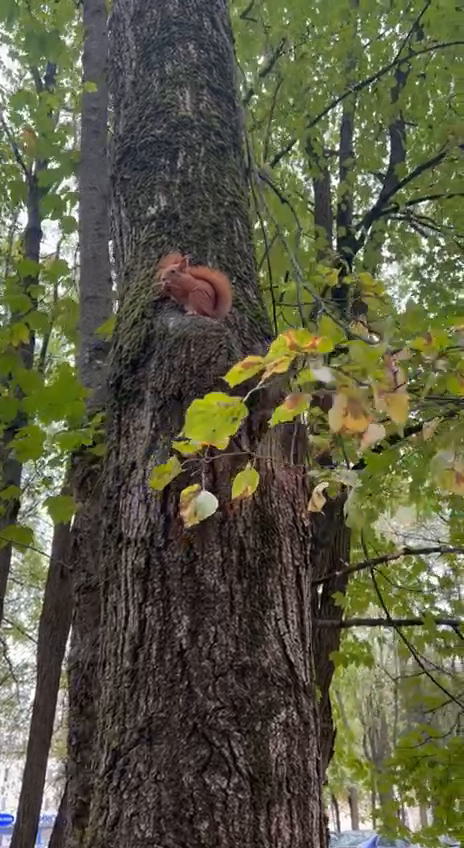
#> input picture frame 28 of Anna_Aleksandrovna/HW_08/squirrel.mp4, 464 x 848 px, given in place of Castle.mp4, which was not available
$ jupyter execute DZ_camera_pose.ipynb   (older library calls are emulated)   (text cells are left out)
#> lines starting #> are read from the running program, lines starting #| are printed output that depends on the picture; pictures that were not available may be replaced by others from this repository, and a replacement may not be noted
[cell 1]
import cv2
import numpy as np
import plotly.graph_objects as go

# [9 lines left out: function extract_features, not called in this run]

def local_contrast_increase(frame):
    clahe = cv2.createCLAHE(clipLimit=5., tileGridSize=(8,8))
    lab = cv2.cvtColor(frame, cv2.COLOR_BGR2LAB)
    l, a, b = cv2.split(lab)
    l2 = clahe.apply(l)
    lab = cv2.merge((l2,a,b))

    return cv2.cvtColor(lab, cv2.COLOR_LAB2BGR)

def get_good_frames(video_path):
    good_frames = []
    last_image = None
    last_image_features = None
    cap = cv2.VideoCapture(video_path)

    while cap.isOpened():
        ret, frame = cap.read()
        if not ret:
            break

        # Изменяем размер кадра
        height, width = frame.shape[:2]
        if width > height:
            new_width = 800
            new_height = int(height * (800 / width))
        else:
            new_height = 800
            new_width = int(width * (800 / height))
        frame_resized = cv2.resize(frame, (new_width, new_height))

        # Преобразуем в оттенки серого
        image_bw = cv2.cvtColor(frame_resized, cv2.COLOR_BGR2GRAY)

        # Проверяем резкость кадра
        if cv2.Laplacian(image_bw, cv2.CV_64F).var() < 200:
            continue

        # Проверяем движение
        if last_image is not None:
            features, status, _ = cv2.calcOpticalFlowPyrLK(last_image, image_bw, last_image_features, None)
            if features is not None and status is not None:
                good_features = features[status == 1]
                good_features2 = last_image_features[status == 1]
                if len(good_features) > 0 and len(good_features2) > 0:
                    distance = np.average(np.abs(good_features2 - good_features))
                    if distance < 10:
                        continue

        good_frames.append(local_contrast_increase(frame))
        last_image = image_bw
        last_image_features = cv2.goodFeaturesToTrack(last_image, 500, 0.01, 10)

    cap.release()

    return good_frames

# [18 lines left out: function match_and_filter_features, not called in this run]

def position_experement(detector, matching, dist_threshold, K, video_path = './position/Castle.mp4'):
    is_first_frame = True
    poses = []
    good_frames = get_good_frames(video_path)
#> in get_good_frames, frame is the input picture: shape (848, 464, 3); mean B, G, R 67.5, 90.4, 90.4
#> in get_good_frames, `image_bw = cv2.cvtColor(frame_resized, cv2.COLOR_BGR2GRAY)`:
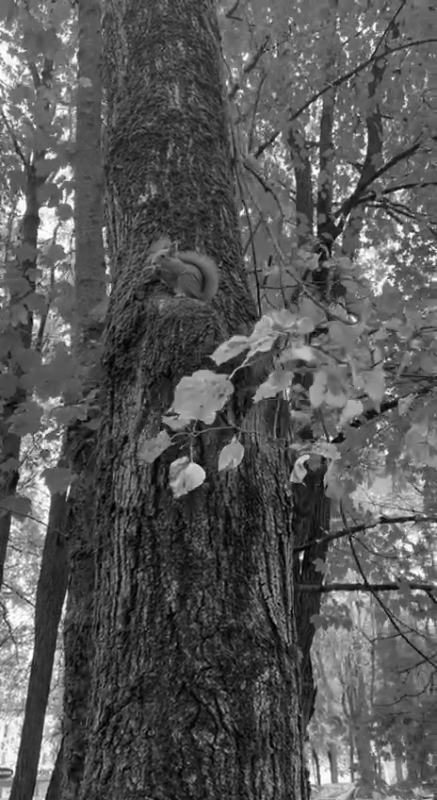
#> image_bw: shape (800, 437); min 0, max 255, mean 87.7
#> in local_contrast_increase, `lab = cv2.cvtColor(frame, cv2.COLOR_BGR2LAB)`: lab: shape (848, 464, 3); mean of channels 0, 1, 2 94.8, 124.6, 140.6
#> in local_contrast_increase, `l, a, b = cv2.split(lab)`:
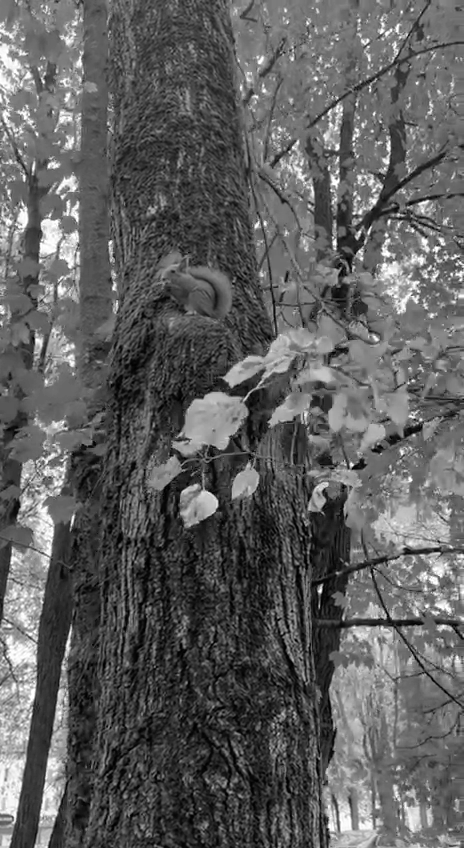
#> l: shape (848, 464); min 0, max 255, mean 94.8
#> in local_contrast_increase, `l, a, b = cv2.split(lab)`:
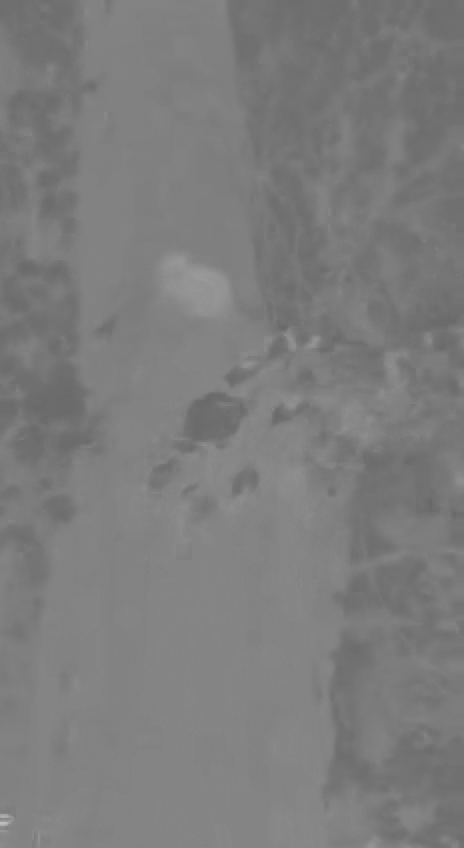
#> a: shape (848, 464); min 104, max 192, mean 124.6
#> in local_contrast_increase, `l, a, b = cv2.split(lab)`:
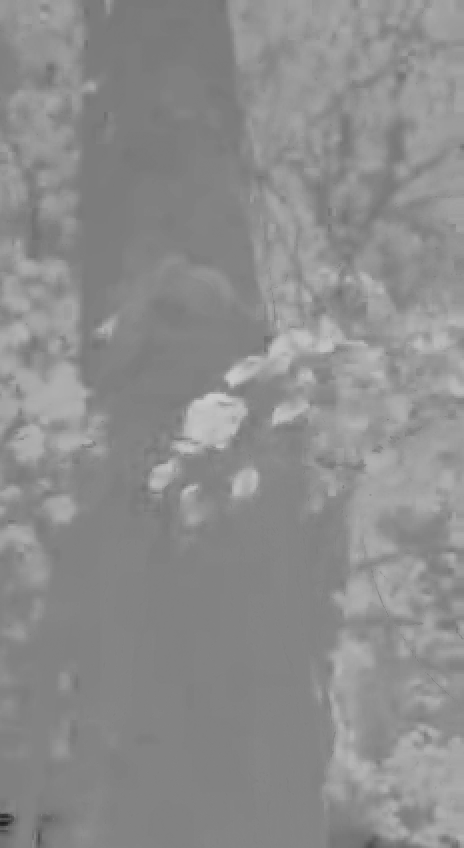
#> b: shape (848, 464); min 30, max 204, mean 140.6
#> in local_contrast_increase, `l2 = clahe.apply(l)`:
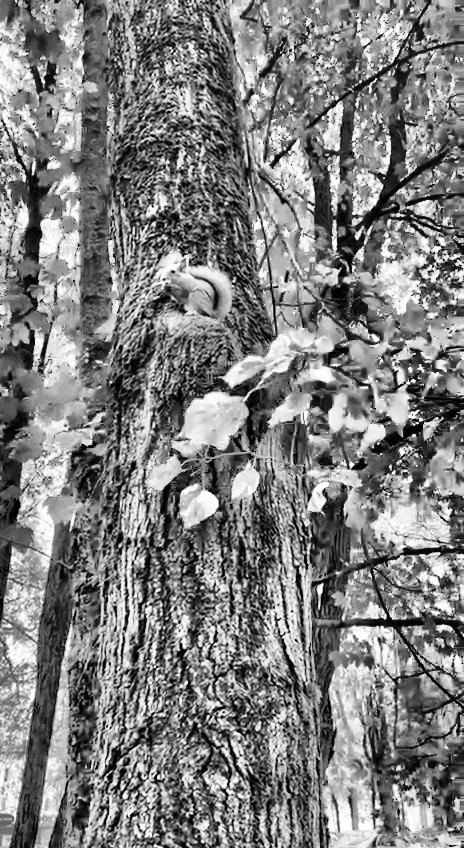
#> l2: shape (848, 464); min 0, max 255, mean 127
#> in local_contrast_increase, `lab = cv2.merge((l2,a,b))`: lab: shape (848, 464, 3); mean of channels 0, 1, 2 127, 124.6, 140.6
#> in local_contrast_increase, `return cv2.cvtColor(lab, cv2.COLOR_LAB2BGR)`:
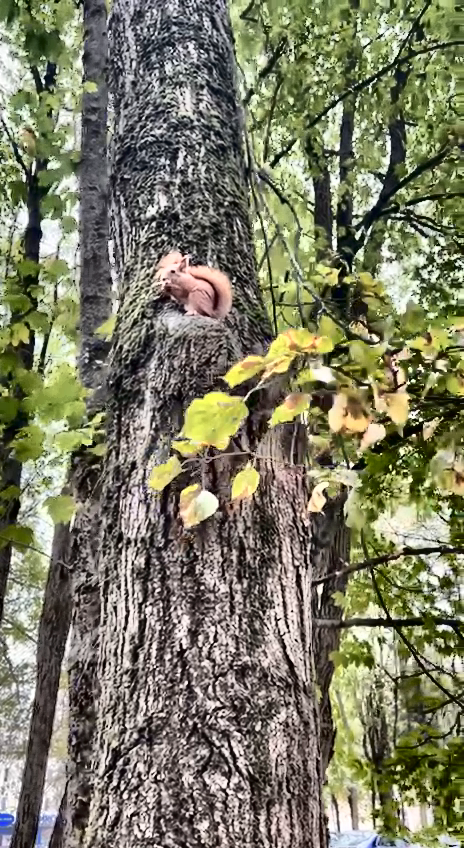
#> returned value: shape (848, 464, 3); mean B, G, R 99.7, 122.9, 123.4
#> in get_good_frames, `last_image_features = cv2.goodFeaturesToTrack(last_image, 500, 0.01, 10)`: last_image_features = 500 rows, first 8: [336, 225], [330, 440], [301, 559], [332, 201], [389, 218], [394, 266], [366, 207], [378, 428]

    for frame in good_frames:
        if is_first_frame:
            is_first_frame = False
            kp0, des0 = extract_features(frame, detector)
            continue

        kp1, des1 = extract_features(frame, detector)

        matches = match_and_filter_features(des0, des1, matching=matching, dist_threshold = dist_threshold )
        src_pts = np.float32([kp0[m.queryIdx].pt for m in matches]).reshape(-1, 1, 2)
        dst_pts = np.float32([kp1[m.trainIdx].pt for m in matches]).reshape(-1, 1, 2)
        F, mask = cv2.findEssentialMat(src_pts, dst_pts, K, method=cv2.LMEDS, prob=0.999, threshold=1.0)
        _, R, t, _ = cv2.recoverPose(F, src_pts, dst_pts, K, mask)
        poses.append((R, t))
        kp0, des0 = kp1, des1

    return poses

# [55 lines left out: functions create_trajectory, plot_trajectory, not called in this run]

$ run again, starting later in the video
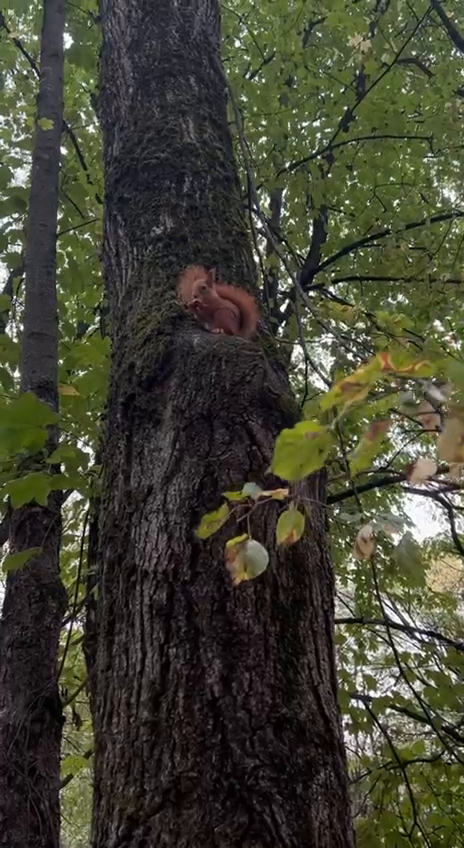
#> input picture frame 129 of Anna_Aleksandrovna/HW_08/squirrel.mp4, 464 x 848 px, given in place of Castle.mp4, which was not available
#> in get_good_frames, frame is the input picture: shape (848, 464, 3); mean B, G, R 51.5, 66.7, 66.5
#> in local_contrast_increase, `l, a, b = cv2.split(lab)`:
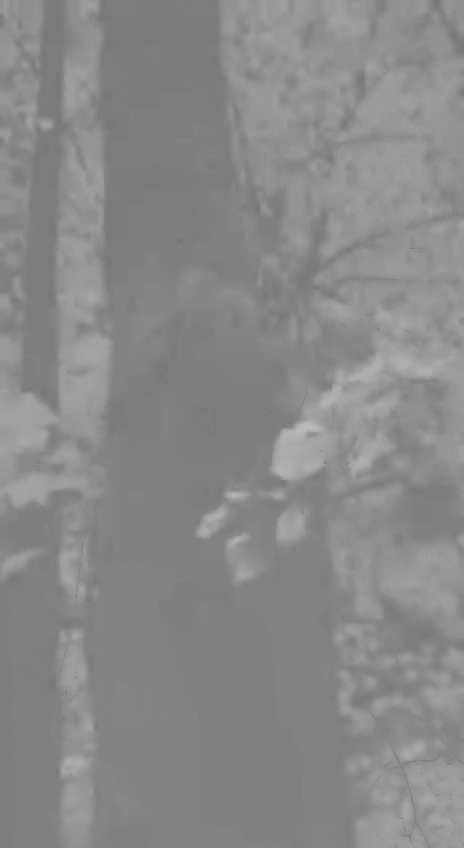
#> b: shape (848, 464); min 118, max 186, mean 136.7
#> in local_contrast_increase, `return cv2.cvtColor(lab, cv2.COLOR_LAB2BGR)`:
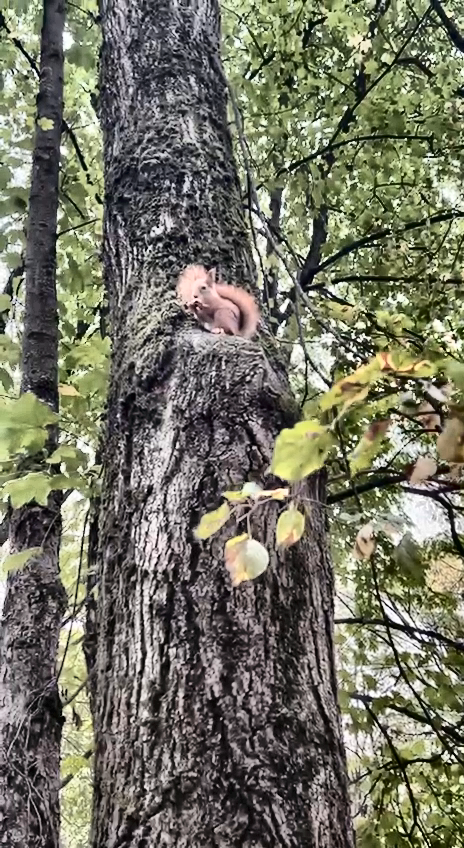
#> returned value: shape (848, 464, 3); mean B, G, R 98.2, 114.4, 114.4
#> last_image_features = 500 rows, first 8: [310, 165], [246, 271], [291, 277], [402, 604], [400, 616], [270, 283], [93, 299], [266, 293]

$ run again, starting later in the video
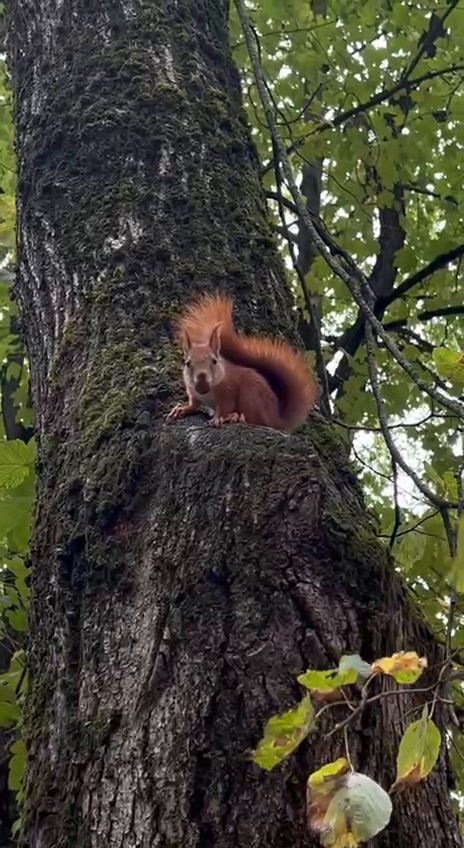
#> input picture frame 230 of Anna_Aleksandrovna/HW_08/squirrel.mp4, 464 x 848 px, given in place of Castle.mp4, which was not available
#> in get_good_frames, frame is the input picture: shape (848, 464, 3); mean B, G, R 55.2, 68.2, 69.3
#> in local_contrast_increase, `l, a, b = cv2.split(lab)`:
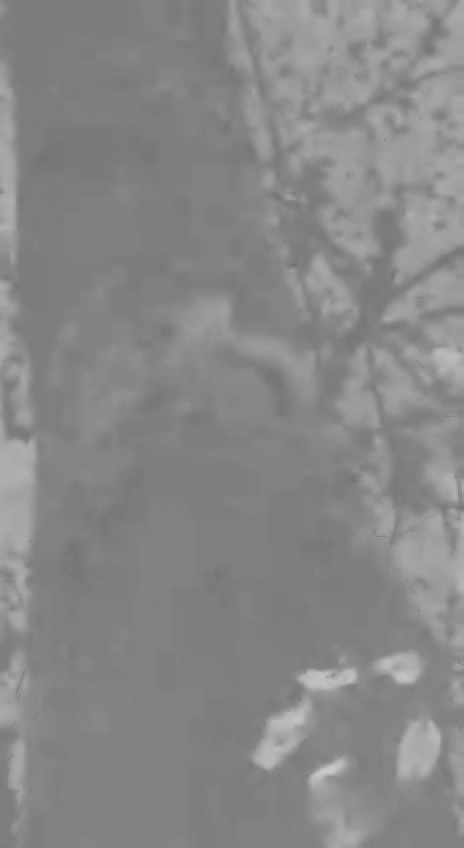
#> b: shape (848, 464); min 112, max 202, mean 135.5
#> in local_contrast_increase, `return cv2.cvtColor(lab, cv2.COLOR_LAB2BGR)`:
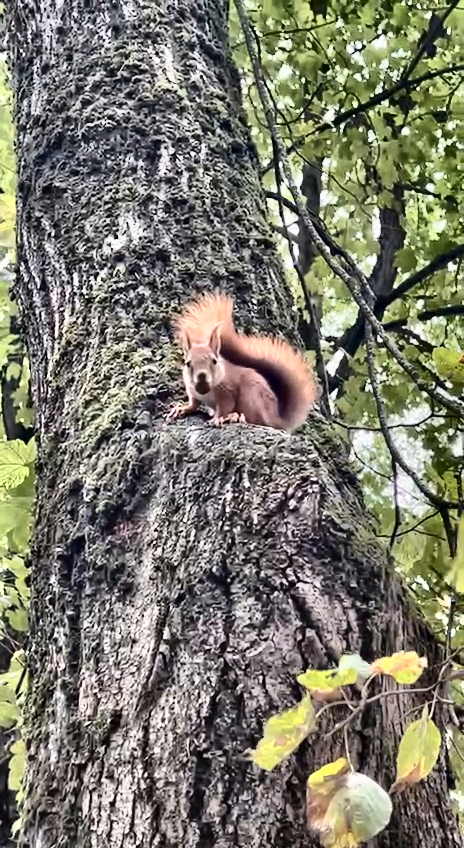
#> returned value: shape (848, 464, 3); mean B, G, R 107.5, 121.3, 122.7
#> last_image_features = 500 rows, first 8: [371, 270], [359, 321], [313, 323], [313, 353], [418, 103], [393, 83], [317, 367], [309, 134]
